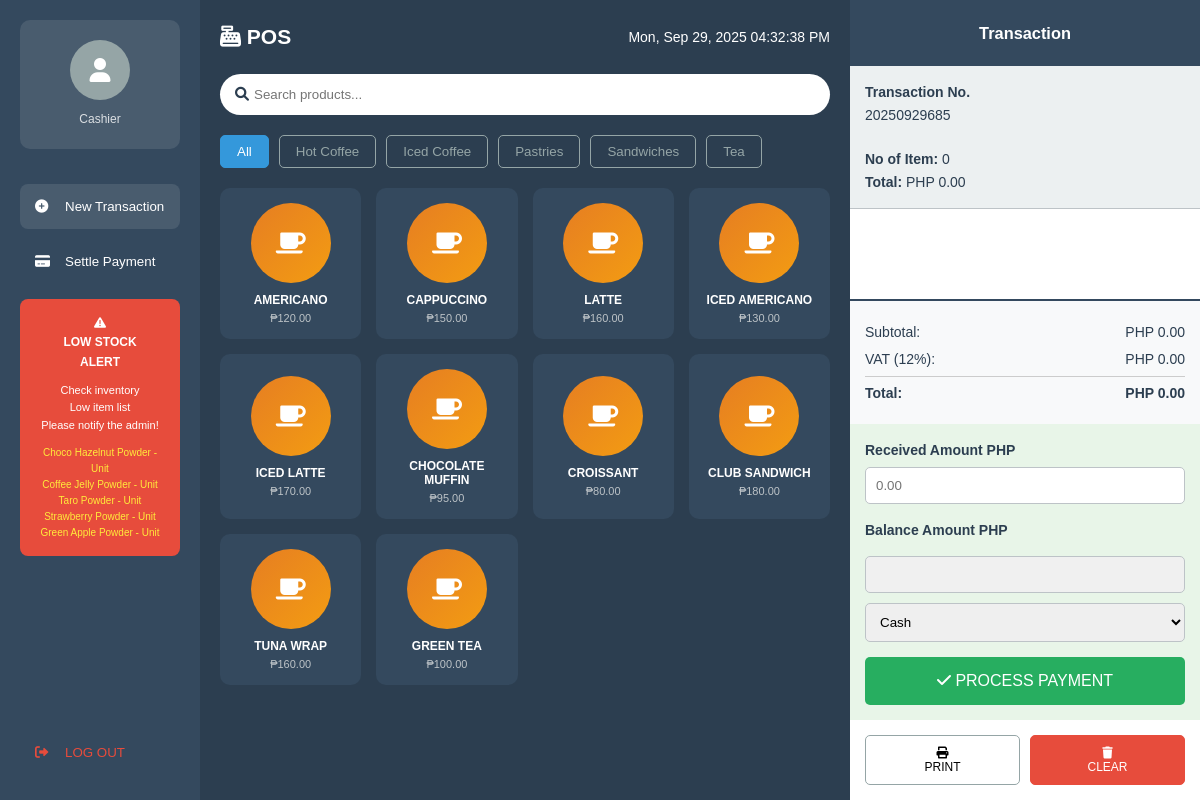
Before: /staff/pages/pos.php (signed in) with the older database file.
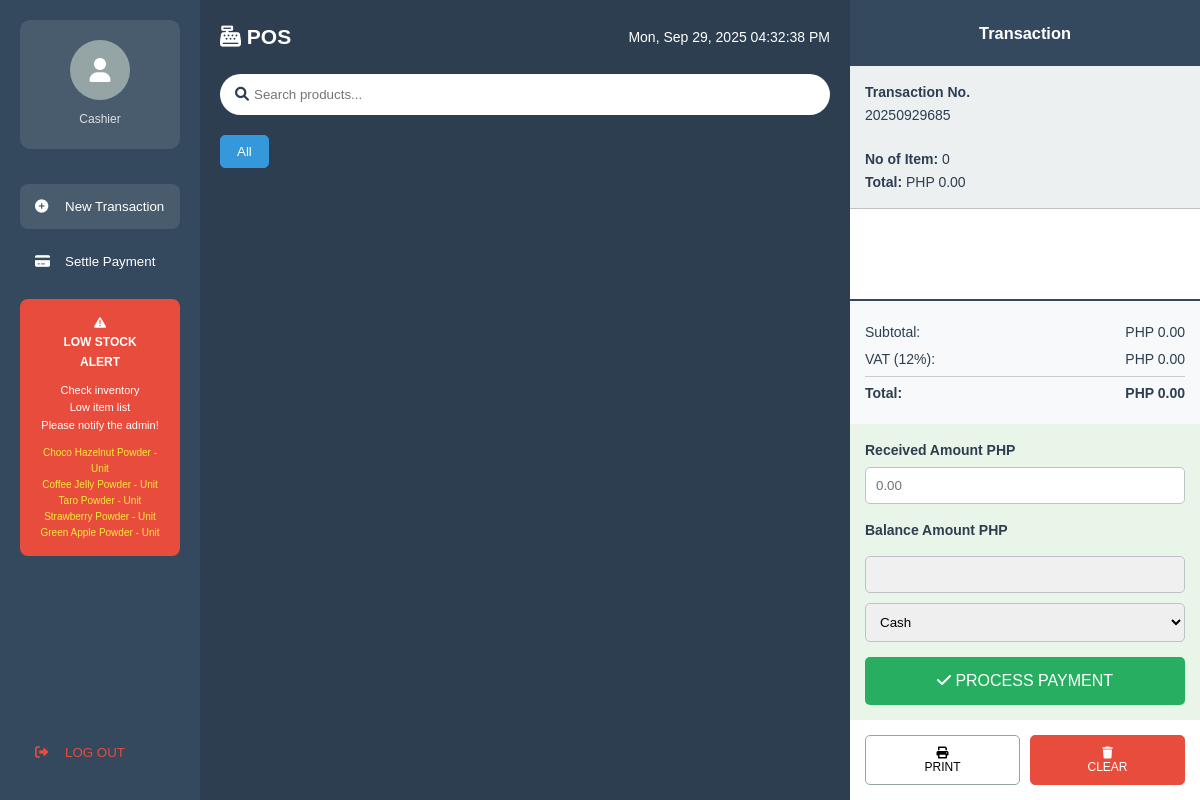
After: the same page with the newer database file.
### tables this page shows
CREATE TABLE IF NOT EXISTS `categories` (
  `category_id` int NOT NULL AUTO_INCREMENT,
  `category_name` varchar(100) NOT NULL,
  `description` text,
  `status` enum('active','inactive') NOT NULL DEFAULT 'active',
  `created_at` timestamp NULL DEFAULT CURRENT_TIMESTAMP,
  `updated_at` timestamp NULL DEFAULT CURRENT_TIMESTAMP ON UPDATE CURRENT_TIMESTAMP,
  PRIMARY KEY (`category_id`),
  KEY `idx_category_name` (`category_name`)
);

CREATE TABLE IF NOT EXISTS `products` (
  `product_id` int NOT NULL AUTO_INCREMENT,
  `product_name` varchar(100) NOT NULL,
  `category_id` int NOT NULL,
  `description` text,
  `price` decimal(10,2) NOT NULL,
  `cost_price` decimal(10,2) NOT NULL DEFAULT '0.00',
  `barcode` varchar(50) DEFAULT NULL,
  `image_path` varchar(255) DEFAULT NULL,
  `status` enum('active','inactive') NOT NULL DEFAULT 'active',
  `created_at` timestamp NULL DEFAULT CURRENT_TIMESTAMP,
  `updated_at` timestamp NULL DEFAULT CURRENT_TIMESTAMP ON UPDATE CURRENT_TIMESTAMP,
  PRIMARY KEY (`product_id`),
  UNIQUE KEY `barcode` (`barcode`),
  KEY `idx_product_name` (`product_name`),
  KEY `idx_barcode` (`barcode`),
  KEY `idx_category_id` (`category_id`),
  KEY `idx_products_category_status` (`category_id`,`status`),
  CONSTRAINT `products_ibfk_1` FOREIGN KEY (`category_id`) REFERENCES `categories` (`category_id`) ON DELETE CASCADE
);

### includes/database.php (called while the page is built, shortened)
<?php
class Database {
    private $host = 'localhost';
    private $dbname = '9bar_pos';
    private $username = 'root';
    private $password = '';
    private $charset = 'utf8mb4';
    private $pdo;
    private function connect() {
        $dsn = "mysql:host={$this->host};dbname={$this->dbname};charset={$this->charset}";
        $options = [
            PDO::ATTR_ERRMODE => PDO::ERRMODE_EXCEPTION,
            PDO::ATTR_DEFAULT_FETCH_MODE => PDO::FETCH_ASSOC,
            PDO::ATTR_EMULATE_PREPARES => false,
        ];
        try {
            $this->pdo = new PDO($dsn, $this->username, $this->password, $options);
        } catch (PDOException $e) {
            throw new PDOException($e->getMessage(), (int)$e->getCode());
        }
    }
    public function query($sql, $params = []) {
        try {
            $stmt = $this->pdo->prepare($sql);
            $stmt->execute($params);
            return $stmt;
        } catch (PDOException $e) {
            throw new PDOException($e->getMessage(), (int)$e->getCode());
        }
    }
    public function fetchAll($sql, $params = []) {
        $stmt = $this->query($sql, $params);
        return $stmt->fetchAll();
    }
}
?>

### includes/ProductManager.php (called while the page is built, shortened)
<?php
if (!class_exists('ProductManager')) {
class ProductManager {
    private $db;
    public function __construct($database) {
        $this->db = $database;
    }
    public function getAllProducts() {
        return $this->db->fetchAll("
            SELECT p.*, c.category_name, i.current_stock
            FROM products p
            LEFT JOIN categories c ON p.category_id = c.category_id
            LEFT JOIN inventory i ON p.product_id = i.product_id
            WHERE p.status = 'active'
            ORDER BY c.category_name, p.product_name
        ");
    }
}
}
?>

### staff/pages/pos.php (the view, shortened to what the changed rows need)
<?php
require_once '../../includes/database.php';
try {
    $db = new Database();
} catch (Exception $e) {
    die("Database connection failed: " . $e->getMessage());
}
$productManager = new ProductManager($db);
$products = $productManager->getAllProducts();
$categories = $db->fetchAll("SELECT * FROM categories ORDER BY category_name");
?>
<!DOCTYPE html>
<html lang="en">
<head>
    <link rel="stylesheet" href="../../assets/css/style.css">
    <link href="https://cdnjs.cloudflare.com/ajax/libs/font-awesome/6.0.0/css/all.min.css" rel="stylesheet">
</head>
<body>
    <div class="pos-container">
        <div class="pos-main">
            <div class="pos-header">
                <h2><i class="fas fa-cash-register"></i> POS</h2>
            </div>
            <div class="category-filters">
                <button class="filter-btn active" onclick="filterProducts('all')">All</button>
                <?php foreach ($categories as $category): ?>
                <button class="filter-btn" onclick="filterProducts('<?php echo $category['category_id']; ?>')">
                    <?php echo htmlspecialchars($category['category_name']); ?>
                </button>
                <?php endforeach; ?>
            </div>
            <div class="products-grid" id="productsGrid">
                <?php foreach ($products as $product): ?>
                <button class="product-card" data-category="<?php echo $product['category_id']; ?>"
                        onclick="addToCart(<?php echo $product['product_id']; ?>)">
                    <div class="product-image">
                        <i class="fas fa-coffee"></i>
                    </div>
                    <div class="product-name"><?php echo strtoupper(htmlspecialchars($product['product_name'])); ?></div>
                    <div class="product-price">₱<?php echo number_format($product['price'], 2); ?></div>
                </button>
                <?php endforeach; ?>
            </div>
        </div>
    </div>
</body>
</html>

Changed rows visible on the page:
removed categories: category_name "Hot Coffee"
removed categories: category_name "Iced Coffee"
removed categories: category_name "Pastries"
removed categories: category_name "Sandwiches"
removed categories: category_name "Tea"
removed products: product_name "AMERICANO", price "120.00"
removed products: product_name "CAPPUCCINO", price "150.00"
removed products: product_name "LATTE", price "160.00"
removed products: product_name "ICED AMERICANO", price "130.00"
removed products: product_name "ICED LATTE", price "170.00"
removed products: product_name "CHOCOLATE MUFFIN", price "95.00"
removed products: product_name "CROISSANT", price "80.00"
removed products: product_name "CLUB SANDWICH", price "180.00"
removed products: product_name "TUNA WRAP", price "160.00"
removed products: product_name "GREEN TEA", price "100.00"
